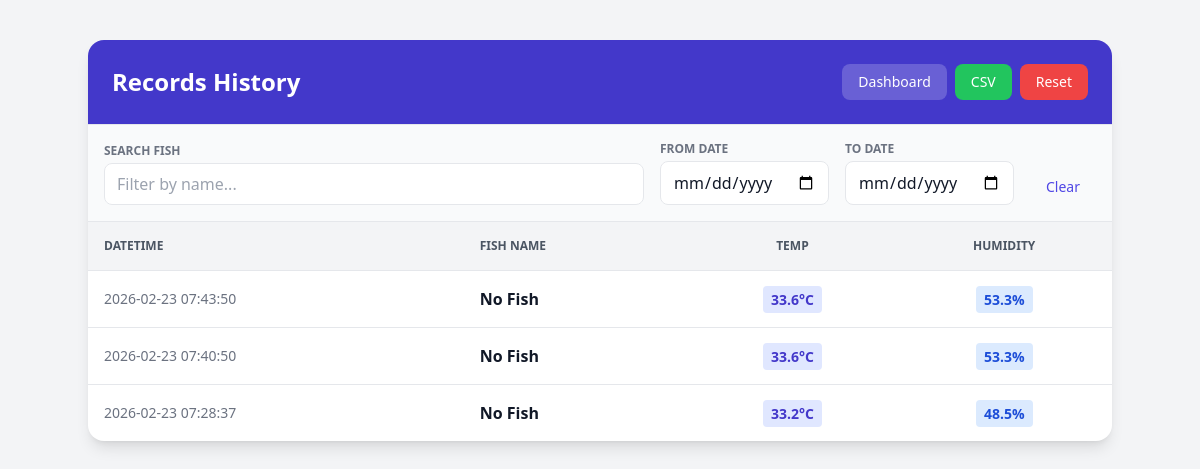
Page /data_table on the committed database.
### app.py (models this page shows)
class Records(db.Model):
    id = db.Column(db.Integer, primary_key=True)
    fishname = db.Column(db.String, nullable=False)
    temperature = db.Column(db.Float, nullable=False)
    humidity = db.Column(db.Float, nullable=False)
    datetime = db.Column(db.DateTime, default=datetime.utcnow)

### app.py (the view)
@app.route('/data_table')
def data_table():
    records = Records.query.order_by(Records.datetime.desc()).all()
    return render_template('table.html', records=records)

### templates/table.html (shortened to what this page needs)
<!DOCTYPE html>
<html lang="en">
<head>
  <script src="https://cdn.tailwindcss.com"></script>
</head>
<body class="bg-gray-100 text-gray-900 p-4 md:p-10">
  <div class="max-w-5xl mx-auto bg-white rounded-2xl shadow-lg overflow-hidden">
    <div class="p-6 border-b border-gray-200 bg-indigo-700 text-white">
      <div class="flex flex-col md:flex-row justify-between items-center gap-4">
        <h1 class="text-2xl font-bold">Records History</h1>
        <div class="flex space-x-2">
          <a href="/" class="px-4 py-2 bg-white/20 hover:bg-white/30 rounded-lg transition text-sm">Dashboard</a>
          <button onclick="downloadCSV()" class="px-4 py-2 bg-green-500 hover:bg-green-600 rounded-lg transition text-sm">CSV</button>
          <button onclick="resetDatabase()" class="px-4 py-2 bg-red-500 hover:bg-red-600 rounded-lg transition text-sm">Reset</button>
        </div>
      </div>
    </div>
    <div class="p-4 bg-gray-50 border-b flex flex-wrap gap-4 items-end">
      <div class="flex-1 min-w-[200px]">
        <label class="block text-xs font-bold text-gray-500 uppercase mb-1">Search Fish</label>
        <input type="text" id="nameFilter" onkeyup="filterTable()" placeholder="Filter by name..."
               class="w-full border rounded-lg px-3 py-2 focus:ring-2 focus:ring-indigo-500 outline-none">
      </div>
      <div>
        <label class="block text-xs font-bold text-gray-500 uppercase mb-1">From Date</label>
        <input type="date" id="dateStart" onchange="filterTable()"
               class="border rounded-lg px-3 py-2 focus:ring-2 focus:ring-indigo-500 outline-none">
      </div>
      <div>
        <label class="block text-xs font-bold text-gray-500 uppercase mb-1">To Date</label>
        <input type="date" id="dateEnd" onchange="filterTable()"
               class="border rounded-lg px-3 py-2 focus:ring-2 focus:ring-indigo-500 outline-none">
      </div>
      <button onclick="clearFilters()" class="px-4 py-2 text-indigo-600 hover:underline text-sm font-medium">Clear</button>
    </div>
    <div class="overflow-x-auto">
      <table id="recordsTable" class="w-full text-left border-collapse">
        <thead class="bg-gray-100 text-gray-600 uppercase text-xs font-bold">
          <tr>
            <th class="p-4 border-b">DateTime</th>
            <th class="p-4 border-b">Fish Name</th>
            <th class="p-4 border-b text-center">Temp</th>
            <th class="p-4 border-b text-center">Humidity</th>
          </tr>
        </thead>
        <tbody class="divide-y divide-gray-200">
          {% for record in records %}
          <tr class="record-row hover:bg-indigo-50/30 transition">
            <td class="p-4 text-sm text-gray-500 date-cell">{{ record.datetime.strftime('%Y-%m-%d %H:%M:%S') }}</td>
            <td class="p-4 font-semibold name-cell">{{ record.fishname }}</td>
            <td class="p-4 text-center"><span class="bg-indigo-100 text-indigo-700 px-2 py-1 rounded text-sm font-bold">{{ record.temperature }}°C</span></td>
            <td class="p-4 text-center"><span class="bg-blue-100 text-blue-700 px-2 py-1 rounded text-sm font-bold">{{ record.humidity }}%</span></td>
          </tr>
          {% endfor %}
        </tbody>
      </table>
    </div>
  </div>
</body>
</html>

### rows in the picture
Records: datetime "2026-02-23 07:43:50", fishname "No Fish", temperature "33.6", humidity "53.3"
Records: datetime "2026-02-23 07:40:50", fishname "No Fish", temperature "33.6", humidity "53.3"
Records: datetime "2026-02-23 07:28:37", fishname "No Fish", temperature "33.2", humidity "48.5"
